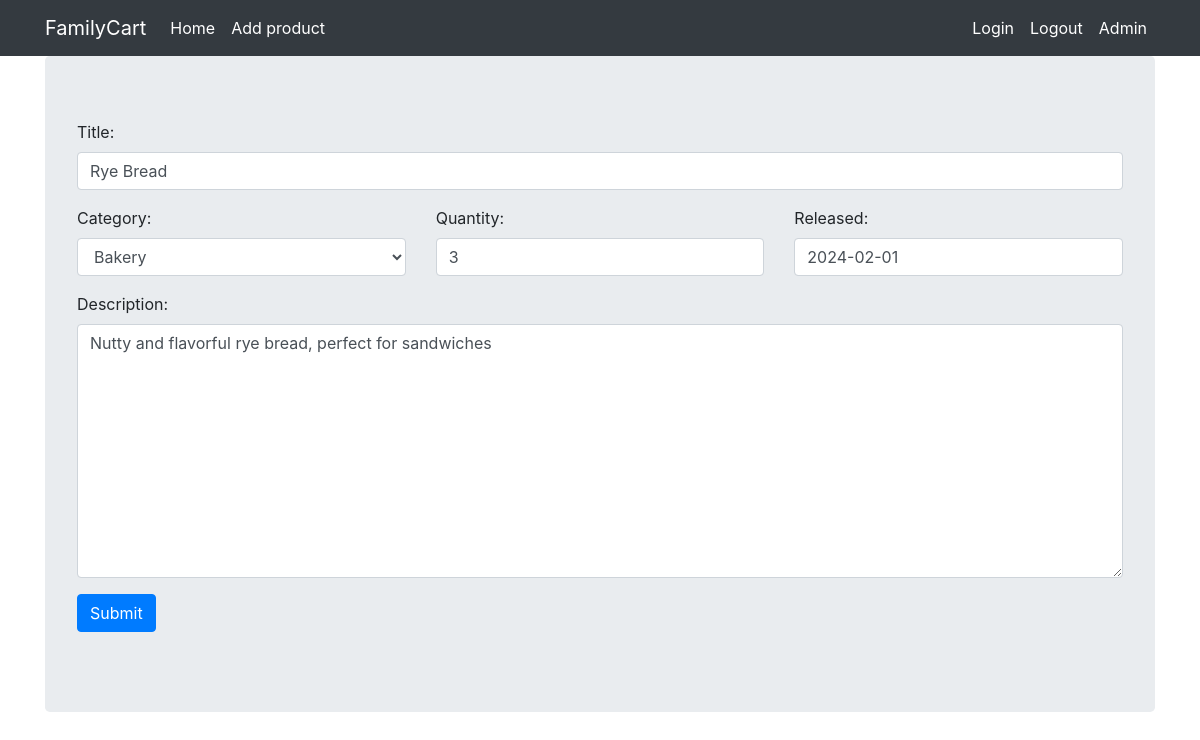
Screenshot of /product/update/5 (signed in) with the database file from the repository.
### viewer/models.py (models this page shows, shortened)
class Product(Model):
    objects = None
    title = CharField(max_length=128)
    category = ForeignKey(Category, on_delete=DO_NOTHING)
    quantity = IntegerField()
    released = DateField()
    description = TextField()
    created = DateTimeField(auto_now_add=True)

### viewer/views.py (the view, shortened to what this page needs)
# urls.py: path('product/update/<pk>', ProductUpdateView.as_view(), name='product_update'),
class ProductUpdateView(LoginRequiredMixin, PermissionRequiredMixin, UpdateView):
    template_name = 'form.html'
    model = Product
    form_class = ProductForm
    success_url = reverse_lazy('index')
    permission_required = 'viewer.change_product'

### viewer/forms.py (shortened to what this page needs)
class ProductForm(ModelForm):
    def __init__(self, *args, **kwargs):
        super().__init__(*args, **kwargs)
        for visible in self.visible_fields():
            visible.field.widget.attrs['class'] = 'form-control'
    class Meta:
        model = Product
        fields = '__all__'
    title = CharField(validators=[capitalized_validator])
    quantity = IntegerField(min_value=1, max_value=99)
    released = PastMonthField()

### viewer/models.py (called while the page is built)
    def __str__(self):
        return str(self.name)

### viewer/templates/form.html (shortened to what this page needs)
{% extends "base.html" %}
{% block content %}
  <form method="post">
    <div class="form-group">
      <label for="{{ form.title.id_for_label }}">Title:</label>
      {{ form.title }}
    </div>
    <div class="row">
      <div class="col">
        <div class="form-group">
          <label for="{{ form.category.id_for_label }}">Category:</label>
          {{ form.category }}
        </div>
      </div>
      <div class="col">
        <div class="form-group">
          <label for="{{ form.quantity.id_for_label }}">Quantity:</label>
          {{ form.quantity }}
        </div>
      </div>
      <div class="col">
        <div class="form-group">
          <label for="{{ form.released.id_for_label }}">Released:</label>
          {{ form.released }}
        </div>
      </div>
    </div>
    <div class="form-group">
      <label for="{{ form.description.id_for_label }}">Description:</label>
      {{ form.description }}
    </div>
    <input type="submit" value="Submit" class="btn btn-primary">
  </form>
{% endblock %}

### rows the page displays
Product: title "Rye Bread", category "Bakery", quantity "3", released "2024-02-01", description "Nutty and flavorful rye bread, perfect for sandwiches"
